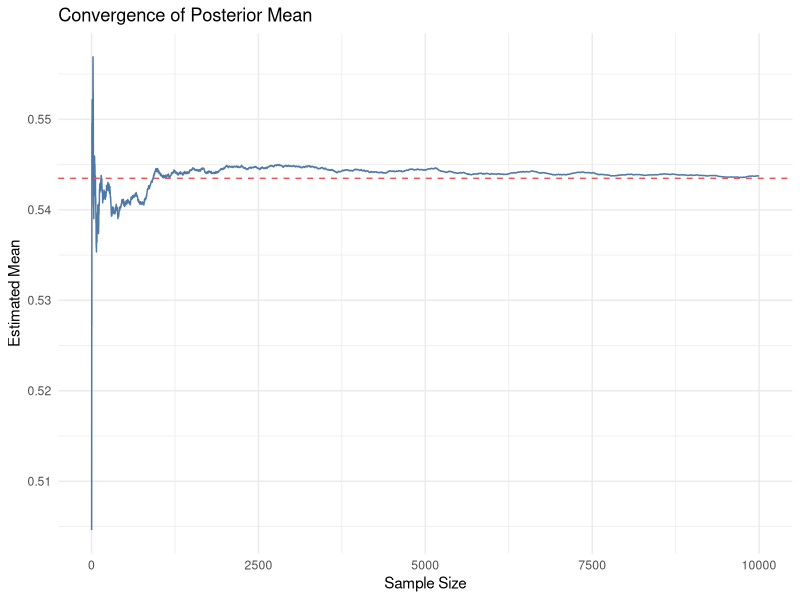
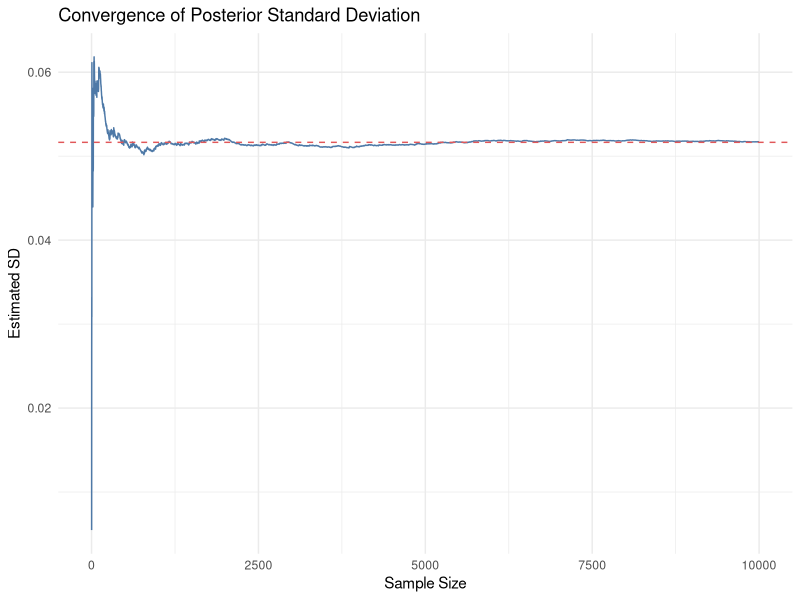
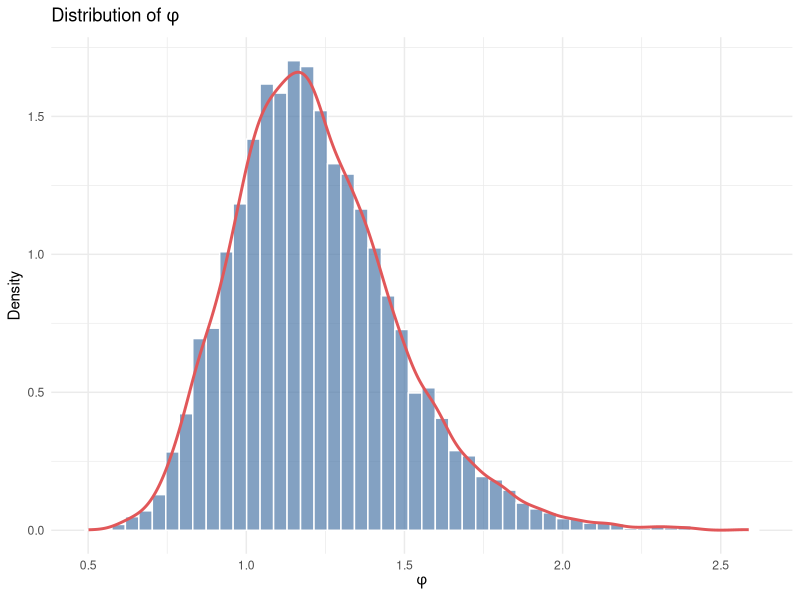

Write R code to recreate these figures, in order.
## ---- chunk 1
knitr::opts_chunk$set(echo = TRUE, warning = FALSE, message = FALSE, fig.dim=c(4, 2.5), fig.align='center')
## ---- chunk 2
library(ggplot2)
## ---- chunk 3
n <- 78
f <- 35
s <- n - f
alpha0 <- 7
beta0 <- 7
alpha <- alpha0 + s
beta <- beta0 + f

true_mean <- alpha / (alpha + beta)
true_sd <- sqrt(alpha * beta / ((alpha + beta)^2 * (alpha + beta + 1)))

set.seed(12345)
draw <- rbeta(10000, shape1 = alpha, shape2 = beta)

mean_vals <- numeric(9999)
sd_vals <- numeric(9999)
for(i in 1:10000){
  mean_vals[i-1] <- mean(draw[1:i])
  sd_vals[i-1] <- sd(draw[1:i])
}

# draw <- function(alpha, beta, N){
#   set.seed(12345)
#   draw <- rbeta(N, shape1 = alpha, shape2 = beta)
#   mean_val <- mean(draw)
#   sd_val <- sd(draw)
#   return(c(mean_val, sd_val))
# }
# 
# mean_vals <- numeric(9999)
# sd_vals <- numeric(9999)
# for(i in 2:10000){
#   draws <- draw(alpha, beta, i)
#   mean_vals[i-1] <- draws[1]
#   sd_vals[i-1] <- draws[2]
# }



ggplot(mapping = aes(x = seq_along(mean_vals), y = mean_vals)) +
  geom_line(color = "#4E79A7") +
  geom_hline(yintercept = true_mean, color = "#E15759", linetype = "dashed") +
  labs(title = "Convergence of Posterior Mean",
       x = "Sample Size",
       y = "Estimated Mean") +
  theme_minimal()

ggplot(mapping = aes(x = seq_along(sd_vals), y = sd_vals)) +
  geom_line(color = "#4E79A7") +
  geom_hline(yintercept = true_sd, color = "#E15759", linetype = "dashed") +
  labs(title = "Convergence of Posterior Standard Deviation",
       x = "Sample Size",
       y = "Estimated SD") +
  theme_minimal()
## ---- chunk 4
prob <- sum((draw > 0.5))/10000 
true_prob <- pbeta(0.5, alpha, beta, lower.tail = F)
## ---- chunk 5
odds <- draw/(1 - draw)

ggplot(mapping = aes(x = odds)) +
  geom_histogram(aes(y = ..density..), bins = 50, fill = "#4E79A7", color = "white", alpha = 0.7) +
  geom_density(color = "#E15759", size = 1) +
  labs(title = expression(paste("Distribution of ", phi)),
       x = expression(phi),
       y = "Density") +
  theme_minimal()
